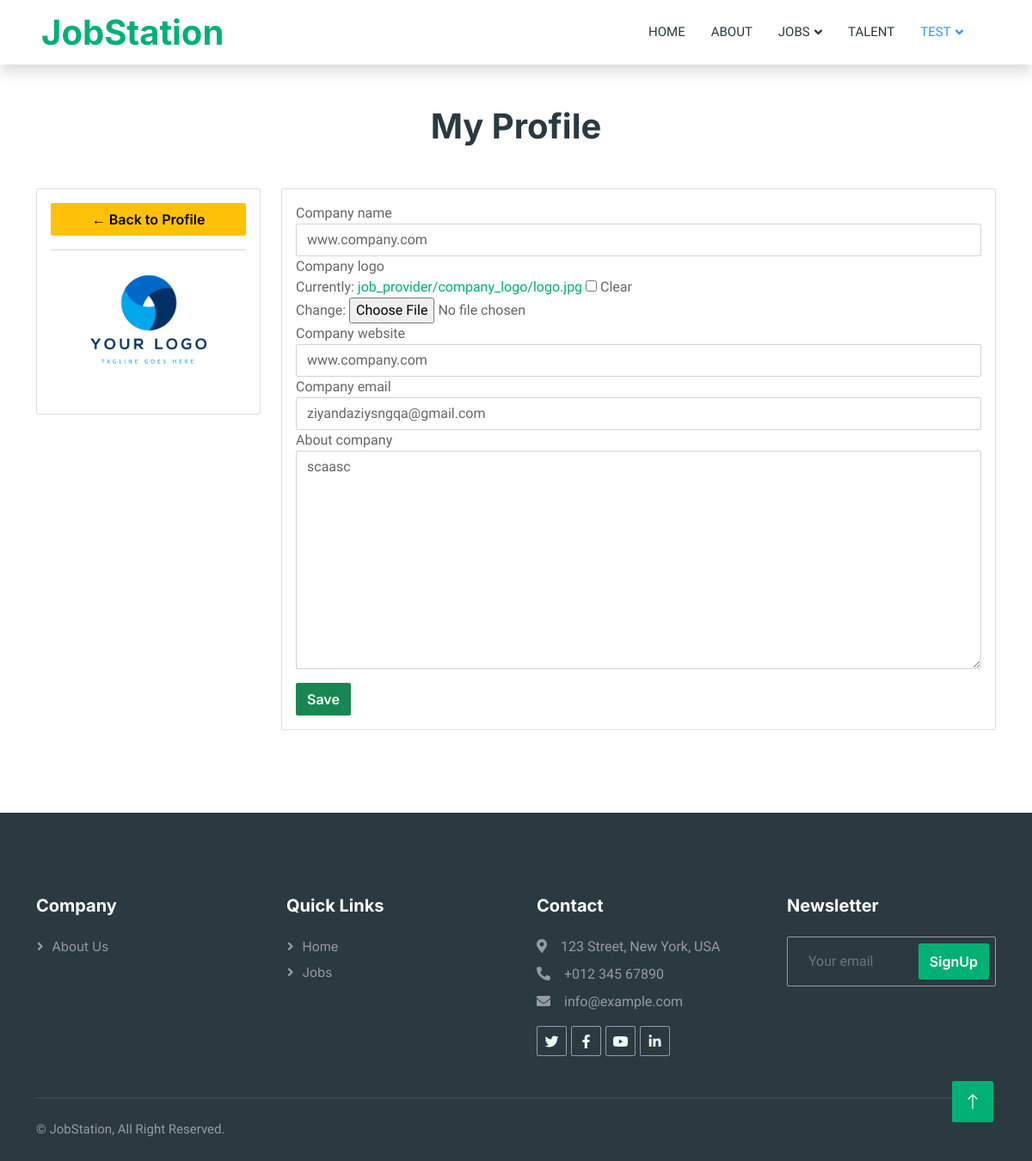
/my_account/edit_profile (signed in), run on the app's committed database.
### main/models.py (models this page shows)
class User(AbstractUser):
    type = (
        ("", ""),
        ("Admin", "Admin"),
        ("Job Seeker", "Job Seeker"),
        ("Job Provider", "Job Provider"),
    )
    user_type = models.CharField(max_length=20, choices=type, default="")

### account/models.py (models this page shows, shortened)
class job_provider_profile(models.Model):
    class Meta:
        verbose_name_plural = 'Job Provider Profile'
    user = models.ForeignKey(User, on_delete=models.CASCADE)
    company_name = models.CharField(max_length=255, null=True, blank=True)
    company_logo = models.FileField(upload_to='job_provider/company_logo/', null=True, blank=True)
    company_website = models.CharField(max_length=255, null=True, blank=True)
    company_email = models.CharField(max_length=255, null=True, blank=True)
    About_company = models.TextField(null=True, blank=True)

### account/views.py (the view, shortened to what this page needs)
# urls.py: path('/edit_profile', views.edit_profile, name="edit_profile"),
def edit_profile(request):
    if request.user.is_authenticated:
        if request.user.user_type == "Job Provider":
            get_job_provider_profile = job_provider_profile.objects.get(user=request.user)
            if request.method == 'POST':
                form = form_job_provider_profile(request.POST, request.FILES, instance=get_job_provider_profile)
                if form.is_valid():
                    form.save()
                    messages.success(request, 'Successfully Profile Information Saved !!')
                    return redirect('my_profile')
                else:
                    messages.success(request, 'Fail to Save !!')
                    return redirect('my_profile')
            else:
                form = form_job_provider_profile(instance=get_job_provider_profile)
                context = {
                    'form': form,
                    'get_job_provider_profile':get_job_provider_profile,
                }
                return render(request, 'profile_edit.html', context)
        else:
            return render(request, 'my_profile.html')
    else:
        return redirect('my_account')

### account/forms.py
class form_job_provider_profile(ModelForm):
    class Meta:
        model = job_provider_profile
        fields = ['company_name', 'company_logo', 'company_website', 'company_email', 'About_company']

### templates/profile_edit.html (shortened to what this page needs)
{% extends 'base.html' %}
{% load static %}
{% load crispy_forms_tags %}
{% block body %}
        <div class="container-xxl py-5">
            <div class="container">
                <h1 class="text-center mb-5 wow fadeInUp" data-wow-delay="0.1s">My Profile</h1>
                <div class="row g-4">
                    <div class="col-md-3 wow fadeInUp" data-wow-delay="0.1s">
                        <div class="card card-body">
                            <a class="btn btn-warning" href="{% url 'my_profile' %}"> &#8592; Back to Profile</a>
                            <hr>
                            <img src="{% if get_job_provider_profile.company_logo %}{{get_job_provider_profile.company_logo.url}}{% else %}{% static 'img/user_img.png' %}{% endif %}" class="rounded profile-pic" alt="user">
                        </div>
                    </div>
                    <div class="col-md-9">
                        <div class="wow fadeInUp" data-wow-delay="0.5s">
                            <div class="card card-body">
                                <form method="POST" action="{% url 'edit_profile' %}" enctype="multipart/form-data">{% csrf_token %}
                            <table class="table container">
                                    {{ form | crispy }}
                            </table>
                                    <button class="btn btn-success">Save</button>
                                </form>
                        </div>
                        </div>
                    </div>
                </div>
            </div>
        </div>
{% endblock %}

### templates/base.html (shortened to what this page needs)
{% load static %}
<!DOCTYPE html>
<html lang="en">
<head>
    <link href="https://cdnjs.cloudflare.com/ajax/libs/font-awesome/5.10.0/css/all.min.css" rel="stylesheet">
    <link href="https://cdn.jsdelivr.net/npm/bootstrap-icons@1.4.1/font/bootstrap-icons.css" rel="stylesheet">
    <link href="{% static '' %}lib/animate/animate.min.css" rel="stylesheet">
    <link href="{% static '' %}lib/owlcarousel/assets/owl.carousel.min.css" rel="stylesheet">
    <link href="{% static 'css/bootstrap.min.css' %}" rel="stylesheet">
    <link href="{% static 'css/style.css' %}" rel="stylesheet">
</head>
<body>
    <div class="container-xxl bg-white p-0">
        <nav class="navbar navbar-expand-lg bg-white navbar-light shadow sticky-top p-0">
            <a href="{% url 'index' %}" class="navbar-brand d-flex align-items-center text-center py-0 px-4 px-lg-5">
                <h1 class="m-0 text-primary">JobStation</h1>
            </a>
            <div class="collapse navbar-collapse" id="navbarCollapse">
                <div class="navbar-nav ms-auto p-4 p-lg-0" style="margin-right:50px;">
                    <a href="{% url 'index' %}" class="nav-item nav-link {% block home_active %}{% endblock %}">Home</a>
                    <a href="{% url 'about' %}" class="nav-item nav-link {% block about_active %}{% endblock %}">About</a>
                    <div class="nav-item dropdown">
                        <a href="#" class="nav-link dropdown-toggle" data-bs-toggle="dropdown">Jobs</a>
                    </div>
                    <a href="{% url 'talent' %}" class="nav-item nav-link {% block talent_active %}{% endblock %}">Talent</a>
                    {% if request.user.is_authenticated %}
                    <div class="nav-item dropdown">
                        <a href="#" class="nav-link dropdown-toggle" data-bs-toggle="dropdown" style="color:#2B9BFF;">{% if request.user.first_name %}{{request.user.first_name}}{% else %}{{request.user.email}}{% endif %}</a>
                    </div>
                    {% else %}
                    <a href="{% url 'my_account' %}" class="nav-item nav-link {% block account_active %}{% endblock %}">login/signup</a>
                    {% endif %}
                </div>
            </div>
        </nav>
        {% block body %}{% endblock %}
        <div class="container-fluid bg-dark text-white-50 footer pt-5 mt-5 wow fadeIn" data-wow-delay="0.1s">
            <div class="container py-5">
                <div class="row g-5">
                    <div class="col-lg-3 col-md-6">
                        <h5 class="text-white mb-4">Company</h5>
                        <a class="btn btn-link text-white-50" href="{% url 'about' %}">About Us</a>
                    </div>
                    <div class="col-lg-3 col-md-6">
                        <h5 class="text-white mb-4">Quick Links</h5>
                        <a class="btn btn-link text-white-50" href="{% url 'index' %}">Home</a>
                        <a class="btn btn-link text-white-50" href="{% url 'jobs' %}">Jobs</a>
                    </div>
                    <div class="col-lg-3 col-md-6">
                        <h5 class="text-white mb-4">Contact</h5>
                        <p class="mb-2"><i class="fa fa-map-marker-alt me-3"></i>123 Street, New York, USA</p>
                        <p class="mb-2"><i class="fa fa-phone-alt me-3"></i>+012 345 67890</p>
                        <p class="mb-2"><i class="fa fa-envelope me-3"></i>info@example.com</p>
                        <div class="d-flex pt-2">
                            <a class="btn btn-outline-light btn-social" href=""><i class="fab fa-twitter"></i></a>
                            <a class="btn btn-outline-light btn-social" href=""><i class="fab fa-facebook-f"></i></a>
                            <a class="btn btn-outline-light btn-social" href=""><i class="fab fa-youtube"></i></a>
                            <a class="btn btn-outline-light btn-social" href=""><i class="fab fa-linkedin-in"></i></a>
                        </div>
                    </div>
                    <div class="col-lg-3 col-md-6">
                        <h5 class="text-white mb-4">Newsletter</h5>
                        <form method="POST" action="{% url 'newsletter' %}">{% csrf_token %}
                            <div class="position-relative mx-auto" style="max-width: 400px;">
                                <input class="form-control bg-transparent w-100 py-3 ps-4 pe-5" type="email" name="newsletter_email" placeholder="Your email">
                                <button type="submit" class="btn btn-primary py-2 position-absolute top-0 end-0 mt-2 me-2">SignUp</button>
                            </div>
                        </form>
                    </div>
                </div>
            </div>
            <div class="container">
                <div class="copyright">
                    <div class="row">
                        <div class="col-md-6 text-center text-md-start mb-3 mb-md-0">
                            &copy; JobStation, All Right Reserved.
                        </div>
                    </div>
                </div>
            </div>
        </div>
        <a href="#" class="btn btn-lg btn-primary btn-lg-square back-to-top"><i class="bi bi-arrow-up"></i></a>
    </div>
</body>
</html>

### static/css/style.css (style rules this page uses)
:root { --primary: #00B074; --secondary: #2B9BFF; --light: #EFFDF5; --dark: #2B3940; }
.back-to-top { position: fixed; display: none; right: 45px; bottom: 45px; z-index: 99; }
.btn { font-family: 'Inter', sans-serif; font-weight: 600; transition: .5s; }
.btn.btn-primary, .btn.btn-secondary { color: #FFFFFF; }
.btn-lg-square { width: 48px; height: 48px; }
.btn-square, .btn-sm-square, .btn-lg-square { padding: 0; display: flex; align-items: center; justify-content: center; font-weight: normal; border-radius: 2px; }
.navbar .dropdown-toggle::after { border: none; content: "\f107"; font-family: "Font Awesome 5 Free"; font-weight: 900; vertical-align: middle; margin-left: 5px; transition: .5s; }
.navbar-dark .navbar-nav .nav-link, .navbar-light .navbar-nav .nav-link { margin-right: 30px; padding: 25px 0; color: #FFFFFF; font-size: 15px; text-transform: uppercase; outline: none; }
.navbar-light .navbar-brand, .navbar-light a.btn { height: 75px; }
.navbar-light .navbar-nav .nav-link { color: var(--dark); font-weight: 500; }
.navbar-light.sticky-top { top: -100px; transition: .5s; }
.footer .btn.btn-social { margin-right: 5px; width: 35px; height: 35px; display: flex; align-items: center; justify-content: center; color: var(--light); border: 1px solid rgba(255,255,255,0.5); border-radius: 2px; transition: .3s; }
.footer .btn.btn-link { display: block; margin-bottom: 5px; padding: 0; text-align: left; font-size: 15px; font-weight: normal; text-transform: capitalize; transition: .3s; }
.footer .btn.btn-link::before { position: relative; content: "\f105"; font-family: "Font Awesome 5 Free"; font-weight: 900; margin-right: 10px; }
.footer .form-control { border-color: rgba(255,255,255,0.5); }
.footer .copyright { padding: 25px 0; font-size: 15px; border-top: 1px solid rgba(256, 256, 256, .1); }

### templates/profile_edit.html (style rules this page uses)
.profile-pic { max-width: 200px; max-height:200px; margin: 0 auto; border-radius: 50%; }

### data on the page
User: user.first_name "TEST"
job_provider_profile: company_logo (picture), company_name "www.company.com", company_website "www.company.com", company_email "ziyandaziysngqa@gmail.com", About_company "scaasc"
